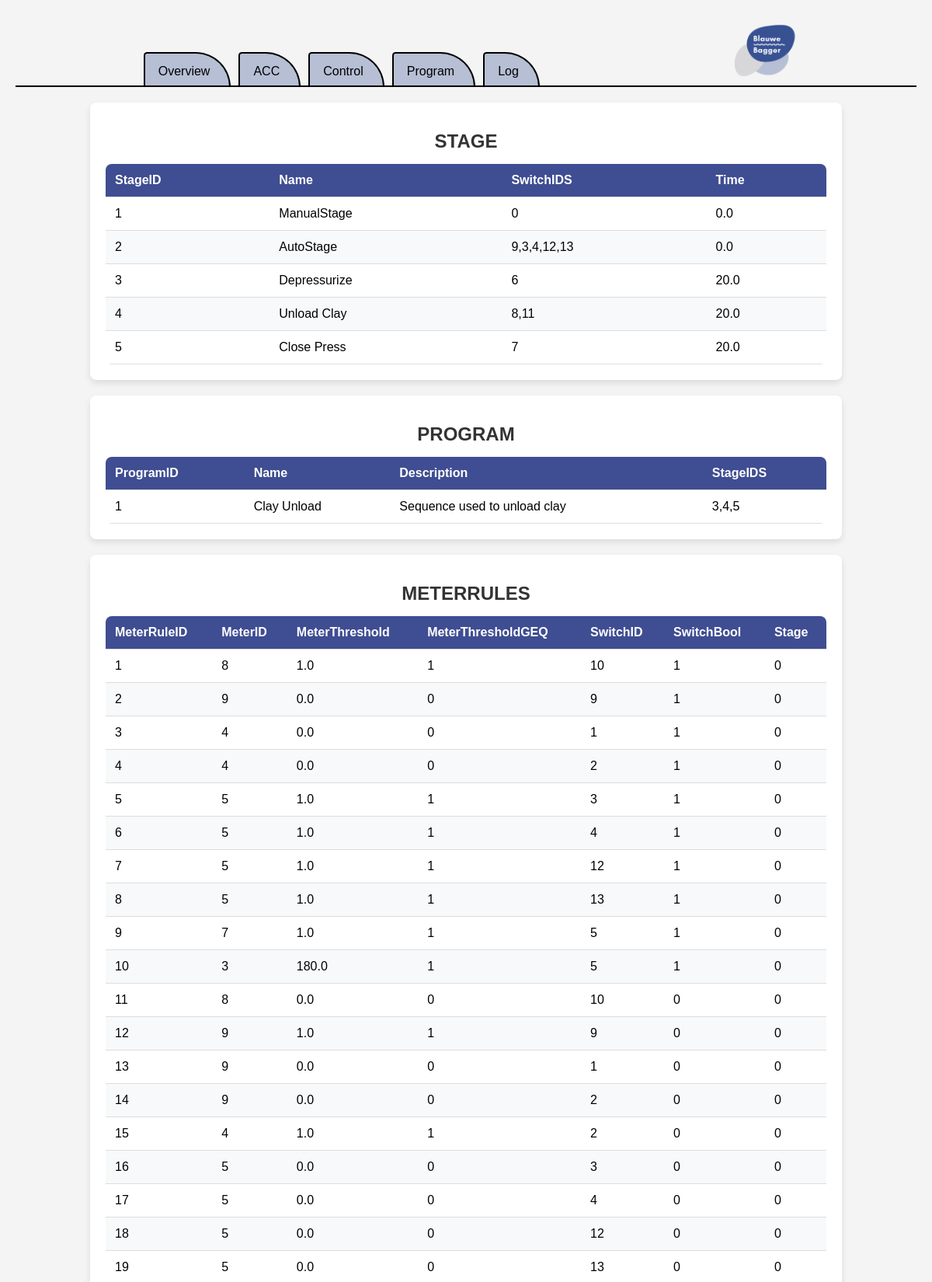
The page /tableview (upper part) on the database its author committed.
### tables this page shows
CREATE TABLE STAGE (
    StageID INTEGER PRIMARY KEY AUTOINCREMENT,
    Name TEXT NOT NULL,
    SwitchIDS TEXT,
    Time REAL NOT NULL
);

CREATE TABLE PROGRAM (
    ProgramID INTEGER PRIMARY KEY AUTOINCREMENT,
    Name TEXT NOT NULL,
    Description TEXT,
    StageIDS TEXT NOT NULL
);

CREATE TABLE METERRULES (
    MeterRuleID INTEGER PRIMARY KEY AUTOINCREMENT,
    MeterID INTEGER,
    MeterThreshold REAL NOT NULL,
    MeterThresholdGEQ INTEGER NOT NULL,
    SwitchID INTEGER,
    SwitchBool INTEGER NOT NULL,
    Stage INTEGER NOT NULL,
    FOREIGN KEY (MeterID) REFERENCES METER(MeterID)
    FOREIGN KEY (SwitchID) REFERENCES SWITCH(SwitchID)
);

### server/server.py (the view)
@app.route("/tableview")
def tableview():
    tables = []
    for tableName in tableNames:
        tables.append(sF.getTable(tableName,0))
    return render_template('tableview.html',tables=tables,tableNames=tableNames)

### server/serverFunctions/getTable.py (called while the page is built)
def getTable(table,add):
    db = sqlite3.connect('../data/machine.db',timeout=5)
    cs = db.execute('SELECT * FROM ' + table)
    ns = [description[0] for description in cs.description]
    result = []
    rows = 1;
    for ci in cs:
        result.append(dict(zip(ns,ci)))
        rows = rows + 1
    if add:
        if table != "MACHINESTATUS" and table != "FORCE":
            result.append(dict(zip(ns,[rows]+[None]*len(ns))))
    else:
        if not result:
            result.append(dict(zip(ns,[rows]+[None]*len(ns))))
    db.close()
    return result

### server/templates/tableview.html
{% extends "layout.html" %}
{% block main %}
	{% for table in tables %}
		<div class="table-container">
			<h1>{{ tableNames[loop.index-1] }}</h1>
                	<table>
                        	<thead>
                                	<tr>
					{% for key, value in table[0].items() %}
                                        	        <th>{{key}}</th>
                                 	       {% endfor %}
                                	</tr>
                       		</thead>
                        	<tbody>
                                	{% for item in table %}
                                        	<tr>
                                                	{% for key, value in item.items() %}
                                                	        <td>{{value}}</th>
                                        	        {% endfor %}
                                	        </tr>
                        	        {% endfor %}
                	        </tbody>
        	        </table>
	        </div>
	{% endfor %}
{% endblock %}

### server/static/styles.css (style rules this page uses)
.table-container { width: 80%; margin: 20px auto; padding: 20px; background: #fff; box-shadow: 0 4px 8px rgba(0, 0, 0, 0.1); border-radius: 8px; }
h1 { text-align: center; font-size: 1.5rem; margin-bottom: 15px; color: #333; }
.table-container table { width: 100%; border-collapse: collapse; overflow: hidden; border-radius: 8px; }
.table-container thead { background: #3F4D92; color: #fff; }
.table-container th, .table-container td { padding: 12px; text-align: left; border-bottom: 1px solid #ddd; }
.table-container tbody tr:nth-child(even) { background: #f8f9fa; }
h1 { text-align: center; }

### rows shown on the page
STAGE: key "Name", key "Time", item "1" "0", Name "ManualStage", Time "0.0"
STAGE: item "2", Name "AutoStage", SwitchIDS "9,3,4,12,13", Time "0.0"
STAGE: item "3" "6", Name "Depressurize", Time "20.0"
STAGE: item "4", Name "Unload Clay", SwitchIDS "8,11", Time "20.0"
STAGE: item "5" "7", Name "Close Press", Time "20.0"
PROGRAM: key "Name", key "Description", key "StageIDS", item "1", Name "Clay Unload", Description "Sequence used to unload clay", StageIDS "3,4,5"
METERRULES: key "MeterThreshold", item "1" "8" "1" "10" "1" "0", MeterThreshold "1.0"
METERRULES: item "2" "9" "0" "9" "1" "0", MeterThreshold "0.0"
METERRULES: item "3" "4" "0" "1" "1" "0", MeterThreshold "0.0"
METERRULES: item "4" "4" "0" "2" "1" "0", MeterThreshold "0.0"
METERRULES: item "5" "5" "1" "3" "1" "0", MeterThreshold "1.0"
METERRULES: item "6" "5" "1" "4" "1" "0", MeterThreshold "1.0"
METERRULES: item "7" "5" "1" "12" "1" "0", MeterThreshold "1.0"
METERRULES: item "8" "5" "1" "13" "1" "0", MeterThreshold "1.0"
METERRULES: item "9" "7" "1" "5" "1" "0", MeterThreshold "1.0"
METERRULES: item "10" "3" "1" "5" "1" "0", MeterThreshold "180.0"
METERRULES: item "11" "8" "0" "10" "0" "0", MeterThreshold "0.0"
METERRULES: item "12" "9" "1" "9" "0" "0", MeterThreshold "1.0"
METERRULES: item "13" "9" "0" "1" "0" "0", MeterThreshold "0.0"
METERRULES: item "14" "9" "0" "2" "0" "0", MeterThreshold "0.0"
METERRULES: item "15" "4" "1" "2" "0" "0", MeterThreshold "1.0"
METERRULES: item "16" "5" "0" "3" "0" "0", MeterThreshold "0.0"
METERRULES: item "17" "5" "0" "4" "0" "0", MeterThreshold "0.0"
METERRULES: item "18" "5" "0" "12" "0" "0", MeterThreshold "0.0"
METERRULES: item "19" "5" "0" "13" "0" "0", MeterThreshold "0.0"

### other values the page prints
{{ tableNames[loop.index-1] }} "STAGE" "PROGRAM" "METERRULES"
{{ key }} "StageID" "SwitchIDS" "ProgramID" "MeterRuleID" "MeterID" "MeterThresholdGEQ" "SwitchID" "SwitchBool" "Stage"
